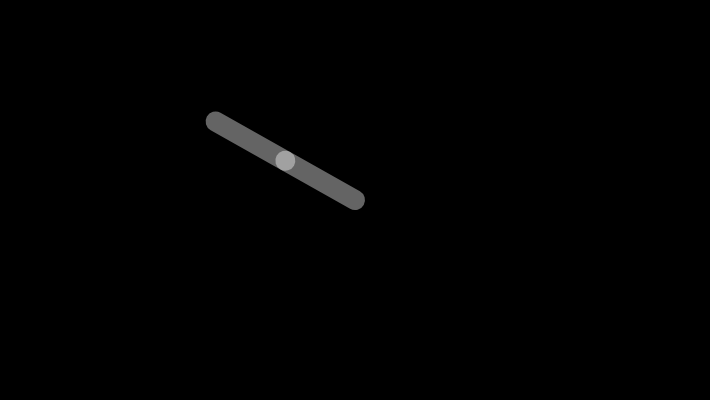
Frame 1 (no input)
Frame 60 (no input): identical to frame 1, image omitted
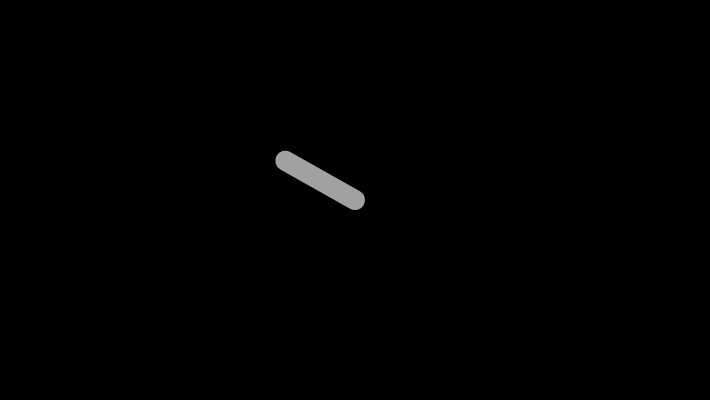
Frame 120 (the mouse pressed at the canvas centre since frame 60)

The p5.js sketch that drew these frames (run headless with seeded random() and noise() and a simulated clock; from frame 60 on, the mouse is pressed at the canvas centre):

// p5.js sketch
// ── sketch.js
let segLength = 80,
  x,
  y,
  x2,
  y2;

function setup() {
  createCanvas(710, 400);
  strokeWeight(20);
  stroke(255, 100);

  x = width / 2;
  y = height / 2;
  x2 = x;
  y2 = y;
}

function draw() {
  background(0);
  dragSegment(0, mouseX, mouseY);
  for (let i = 0; i < x.length - 1; i++) {
    dragSegment(i + 1, x[i], y[i]);
  }
}

function dragSegment(i, xin, yin) {
  background(0);

  dx = mouseX - x;
  dy = mouseY - y;
  angle1 = atan2(dy, dx);

  tx = mouseX - cos(angle1) * segLength;
  ty = mouseY - sin(angle1) * segLength;
  dx = tx - x2;
  dy = ty - y2;
  angle2 = atan2(dy, dx);
  x = x2 + cos(angle2) * segLength;
  y = y2 + sin(angle2) * segLength;

  segment(x, y, angle1);
  segment(x2, y2, angle2);
}

function segment(x, y, a) {
  push();
  translate(x, y);
  rotate(a);
  line(0, 0, segLength, 0);
  pop();
}
